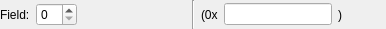
<?xml version="1.0" encoding="UTF-8"?>
<ui version="4.0">
 <class>IntValueFieldWidget</class>
 <widget class="QWidget" name="IntValueFieldWidget">
  <property name="geometry">
   <rect>
    <x>0</x>
    <y>0</y>
    <width>386</width>
    <height>29</height>
   </rect>
  </property>
  <property name="windowTitle">
   <string>Int Value Field</string>
  </property>
  <layout class="QHBoxLayout" name="horizontalLayout_3" stretch="1,0,1">
   <property name="leftMargin">
    <number>0</number>
   </property>
   <property name="topMargin">
    <number>0</number>
   </property>
   <property name="rightMargin">
    <number>0</number>
   </property>
   <property name="bottomMargin">
    <number>0</number>
   </property>
   <item>
    <layout class="QHBoxLayout" name="horizontalLayout">
     <item>
      <widget class="QLabel" name="m_nameLabel">
       <property name="text">
        <string>Field:</string>
       </property>
      </widget>
     </item>
     <item>
      <widget class="QSpinBox" name="m_valueSpinBox"/>
     </item>
     <item>
      <spacer name="horizontalSpacer">
       <property name="orientation">
        <enum>Qt::Horizontal</enum>
       </property>
       <property name="sizeHint" stdset="0">
        <size>
         <width>40</width>
         <height>20</height>
        </size>
       </property>
      </spacer>
     </item>
    </layout>
   </item>
   <item>
    <widget class="Line" name="m_sepLine">
     <property name="orientation">
      <enum>Qt::Vertical</enum>
     </property>
    </widget>
   </item>
   <item>
    <layout class="QHBoxLayout" name="horizontalLayout_2">
     <item>
      <widget class="QLabel" name="m_serFrontLabel">
       <property name="text">
        <string>(0x</string>
       </property>
      </widget>
     </item>
     <item>
      <widget class="QLineEdit" name="m_serValueLineEdit"/>
     </item>
     <item>
      <widget class="QLabel" name="m_serBackLabel">
       <property name="text">
        <string>)</string>
       </property>
      </widget>
     </item>
     <item>
      <spacer name="horizontalSpacer_2">
       <property name="orientation">
        <enum>Qt::Horizontal</enum>
       </property>
       <property name="sizeHint" stdset="0">
        <size>
         <width>40</width>
         <height>20</height>
        </size>
       </property>
      </spacer>
     </item>
    </layout>
   </item>
  </layout>
 </widget>
 <resources/>
 <connections/>
</ui>
